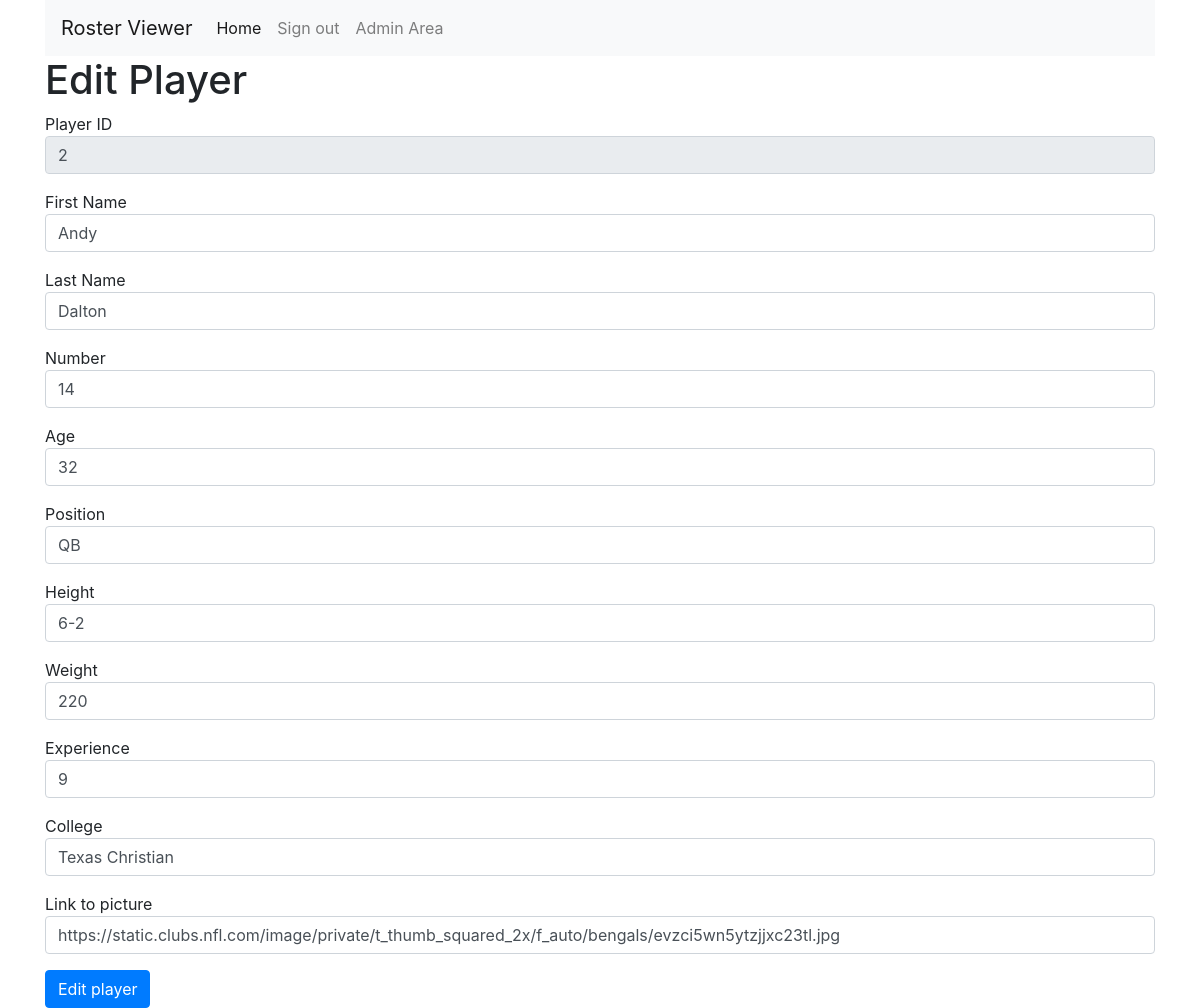
The page /edit.php?id=2 (signed in) on the database its author committed.
### tables this page shows
CREATE TABLE `player` (
  `playerID` int(10) UNSIGNED NOT NULL,
  `number` int(10) UNSIGNED NOT NULL,
  `teamID` int(10) UNSIGNED NOT NULL,
  `age` int(10) UNSIGNED NOT NULL,
  `experience` int(10) UNSIGNED NOT NULL,
  `college` varchar(30) NOT NULL,
  `height` varchar(5) NOT NULL,
  `weight` int(10) UNSIGNED NOT NULL,
  `position` varchar(4) NOT NULL,
  `first_name` varchar(20) NOT NULL,
  `last_name` varchar(20) NOT NULL,
  `picture` varchar(200) NOT NULL
);

### edit.php (the view, shortened to what this page needs)
<?php
require_once('template.php');
$pdo=DB::connect($settings);
$q = $pdo->prepare('SELECT * FROM player WHERE playerID = ? ');
$q->execute([$_GET['id']]);
$record=$q->fetch();
?>
<form action ="edit.php?id=<?= $_GET['id'] ?>" method="POST">
<div class="form-group">
Player ID
<input name ="playerID" value="<?= $record['playerID'] ?>" readonly class="form-control"/>
</div>
<div class="form-group">
First Name
<input name ="first_name" value="<?= $record['first_name'] ?>" required class="form-control"/>
</div>
<div class="form-group">
Last Name
<input name ="last_name" value="<?= $record['last_name'] ?>"required class="form-control"/>
</div>
<div class="form-group">
Number
<input name ="number" value="<?= $record['number'] ?>"required class="form-control"/>
</div>
<div class="form-group">
Age
<input name ="age" value="<?= $record['age'] ?>" required class="form-control"/>
</div>
<div class="form-group">
Position
<input name ="position" value="<?= $record['position'] ?>" required class="form-control"/>
</div>
<div class="form-group">
Height
<input name ="height" value="<?= $record['height'] ?>" required class="form-control"/>
</div>
<div class="form-group">
Weight
<input name ="weight" value="<?= $record['weight'] ?>" required class="form-control"/>
</div>
<div class="form-group">
Experience
<input name ="experience" value="<?= $record['experience'] ?>" required class="form-control"/>
</div>
<div class="form-group">
College
<input name ="college" value="<?= $record['college'] ?>"required class="form-control"/>
</div>
<div class="form-group">
Link to picture
<input name ="picture" value="<?= $record['picture'] ?>"required class="form-control"/>
</div>
<button type ="submit" class= "btn btn-primary">Edit player</button>
</form>

### rows shown on the page
player: playerID "2", first_name "Andy", last_name "Dalton", number "14", age "32", position "QB", height "6-2", weight "220", experience "9", college "Texas Christian", picture "https://static.clubs.nfl.com/image/private/t_thumb_squared_2x/f_auto/bengals/evzci5wn5ytzjjxc23tl.jpg"

### other values the page prints
$title "Edit Player"
